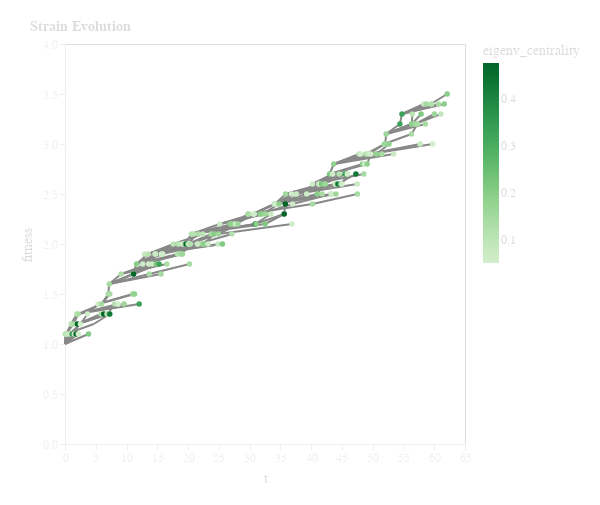

The notebook cell saved with this chart:
### Markdown cell above
## 3. Visualize the Results

Plot the fitness of new clones over time.

### Code cell
def plot_strain_evolution_nwA(phylogeny, centrality=centrality):

    df_strain_evolution = (
        phylogeny.query("predecessor.notna()")
        .assign(
            predecessor=lambda df: df.predecessor.astype(int),
            origin=lambda df: df.origin.astype(int),
        )
        .pipe(
            lambda df: pd.concat(
                [
                    df.assign(original=True),
                    df.loc[:, ["predecessor"]]
                    .join(
                        phylogeny.loc[:, ["origin", "fitness", "t"]].assign(
                            origin=lambda df: df.origin.fillna(0).astype(int),
                        ),
                        on="predecessor",
                    )
                    .assign(original=False),
                ]
            )
        )
        .assign(eigenv_centrality=lambda df: df.origin.map(centrality))
        .reset_index()
        .rename(columns={"index": "strain"})
        .drop(columns=["predecessor"])
    )
    lineage_plot = (
        alt.Chart(df_strain_evolution)
        .encode(
            x="t",
            y=alt.Y("fitness:Q"),
            detail=alt.Color("strain:N"),
        )
        .mark_line(stroke="#888")
        .properties(
            width=400,
            height=400,
            title=alt.TitleParams("Strain Evolution", anchor="start"),
        )
    )
    strain_plot = (
        alt.Chart(
            df_strain_evolution.query("original").sort_values(
                ["t", "eigenv_centrality"]
            )
        )
        .encode(
            x="t",
            y=alt.Y("fitness:Q"),
            fill=alt.Color("eigenv_centrality:Q", scale=alt.Scale(scheme="greens")),
            detail=alt.Color("strain:N"),
        )
        .mark_circle(opacity=1)
        .properties(
            width=400,
            height=400,
            title=alt.TitleParams("Strain Evolution", anchor="start"),
        )
    )

    return lineage_plot + strain_plot


plot_strain_evolution_nwA(phylogeny)

### Figure 1 — Vega-Lite specification as saved in the notebook (floating-point values rounded to 4 significant figures; data arrays with more than 128 entries replaced by an {"elided": "..."} marker saying what was removed)
{"config": {"padding": 20, "view": {"stroke": "#DDD", "fill": null}, "title": {"font": "Helvetica Neue, sans serif", "fontSize": 14, "color": "#DDD", "padding": 10, "align": "left", "anchor": "start", "dx": 10}, "header": {"anchor": "start", "labelFontSize": 14, "titleColor": "#DDD", "labelColor": "#DDD"}, "axis": {"labelFont": "Helvetica Neue, sans serif", "titleFont": "Helvetica Neue, sans serif", "grid": false, "gridColor": "#444", "labelColor": "#F0F0F0", "tickColor": "#F0F0F0", "titleColor": "#DDD", "domainColor": "#F0F0F0", "labelFontSize": 12, "titleFontSize": 14, "titleFontWeight": 400, "tickSize": 6, "titlePadding": 8, "labelFlush": false}, "facet": {"titleFont": "Helvetica Neue, sans serif", "titleFontSize": 14, "color": "#DDD", "spacing": 20, "padding": 20}, "concat": {"spacing": 14, "axis": {"title": null}, "title": {"align": "left", "anchor": "left"}}, "legend": {"titleColor": "#DDD", "titleFontSize": 14, "titleFontWeight": 400, "labelColor": "#DDD", "labelFontSize": 12, "labelFont": "Helvetica Neue, sans serif", "titleFont": "Helvetica Neue, sans serif"}, "background": null}, "layer": [{"data": {"name": "data-7641e6b29510e16b7e54f4a9d301137a"}, "mark": {"type": "line", "stroke": "#888"}, "encoding": {"detail": {"field": "strain", "type": "nominal"}, "x": {"field": "t", "type": "quantitative"}, "y": {"field": "fitness", "type": "quantitative"}}, "title": {"text": "Strain Evolution", "anchor": "start"}}, {"data": {"name": "data-c77c312e86ee1a3d33eb123e8414e82d"}, "mark": {"type": "circle", "opacity": 1}, "encoding": {"detail": {"field": "strain", "type": "nominal"}, "fill": {"field": "eigenv_centrality", "scale": {"scheme": "greens"}, "type": "quantitative"}, "x": {"field": "t", "type": "quantitative"}, "y": {"field": "fitness", "type": "quantitative"}}, "title": {"text": "Strain Evolution", "anchor": "start"}}], "height": 400, "width": 400, "$schema": "https://vega.github.io/schema/vega-lite/v6.1.0.json", "datasets": {"data-7641e6b29510e16b7e54f4a9d301137a": {"elided": "358 records"}, "data-c77c312e86ee1a3d33eb123e8414e82d": {"elided": "179 records"}}}
